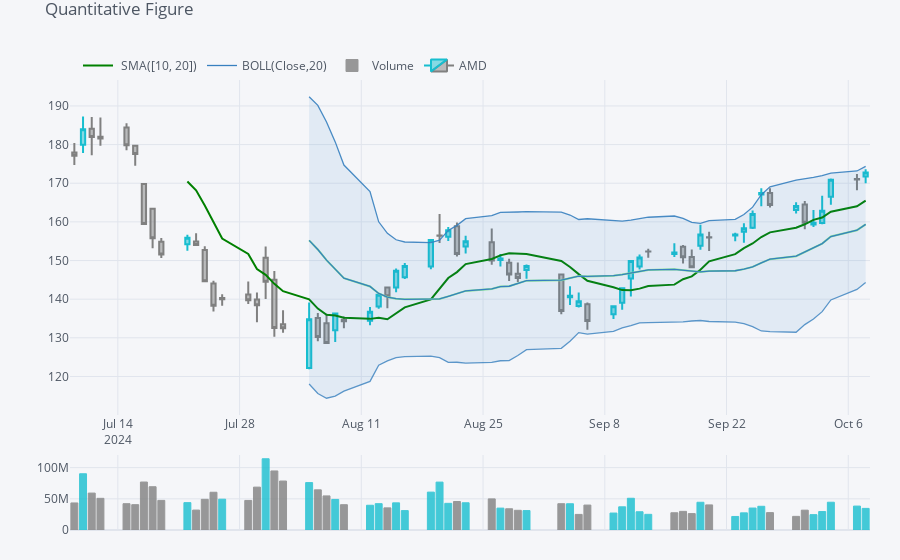

The code cell stored with this chart in its notebook:
### Markdown cell above
Creating a Quanitative Figure for the AMD stock data

### Code cell
qf = cf.QuantFig(stock_data, title='Quantitative Figure', legend='top', name=ticker.value)
qf.add_sma([10,20], width=2, color=['green','lightgreen'], legendgroup=True)
qf.add_bollinger_bands()
qf.add_volume()

fig = qf.iplot(asFigure=True)
fig.update_layout(
    legend=dict(
        x=0.01,
        y=0.9,
        )
)
fig.show()
